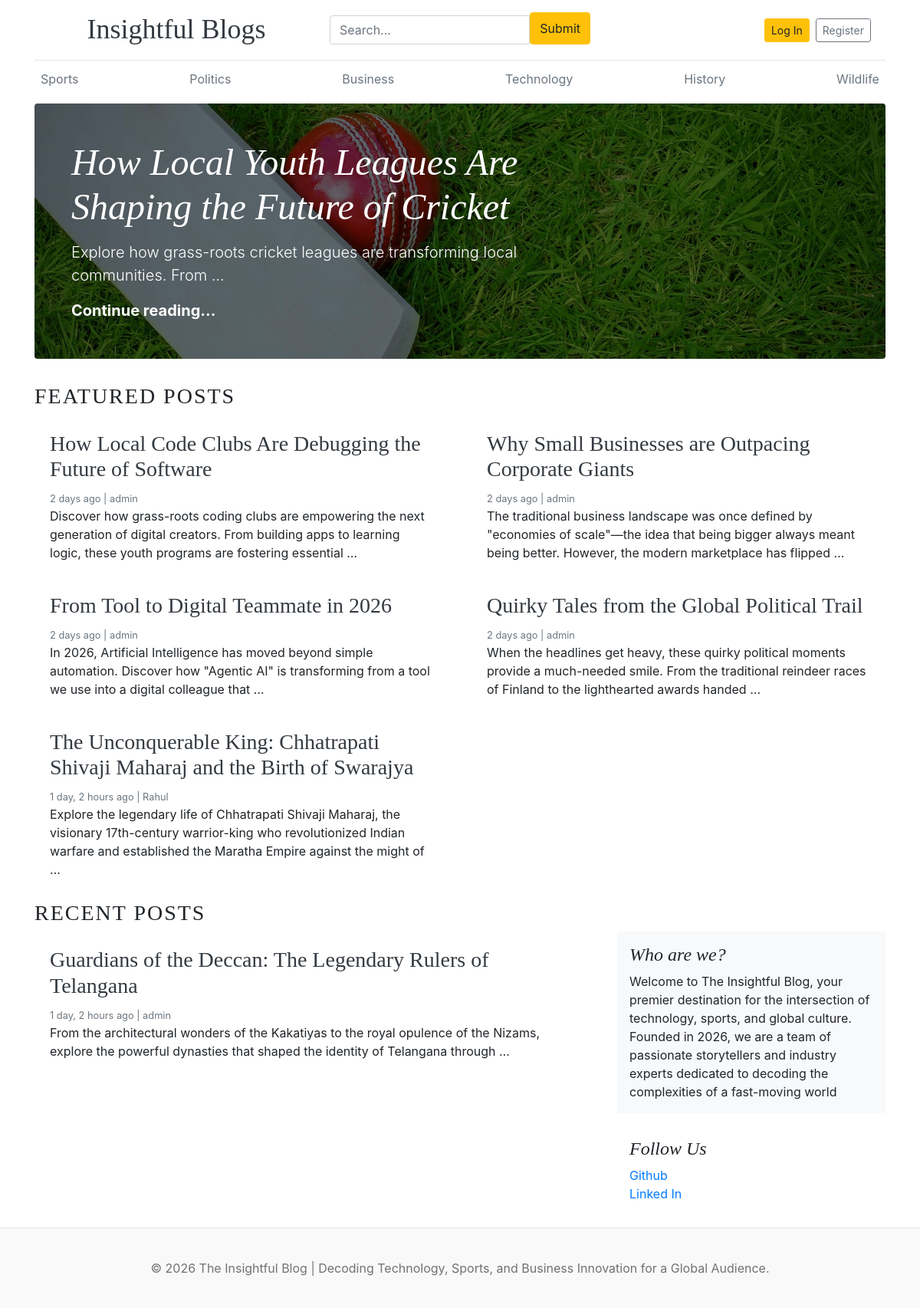
The app's page /, older data.
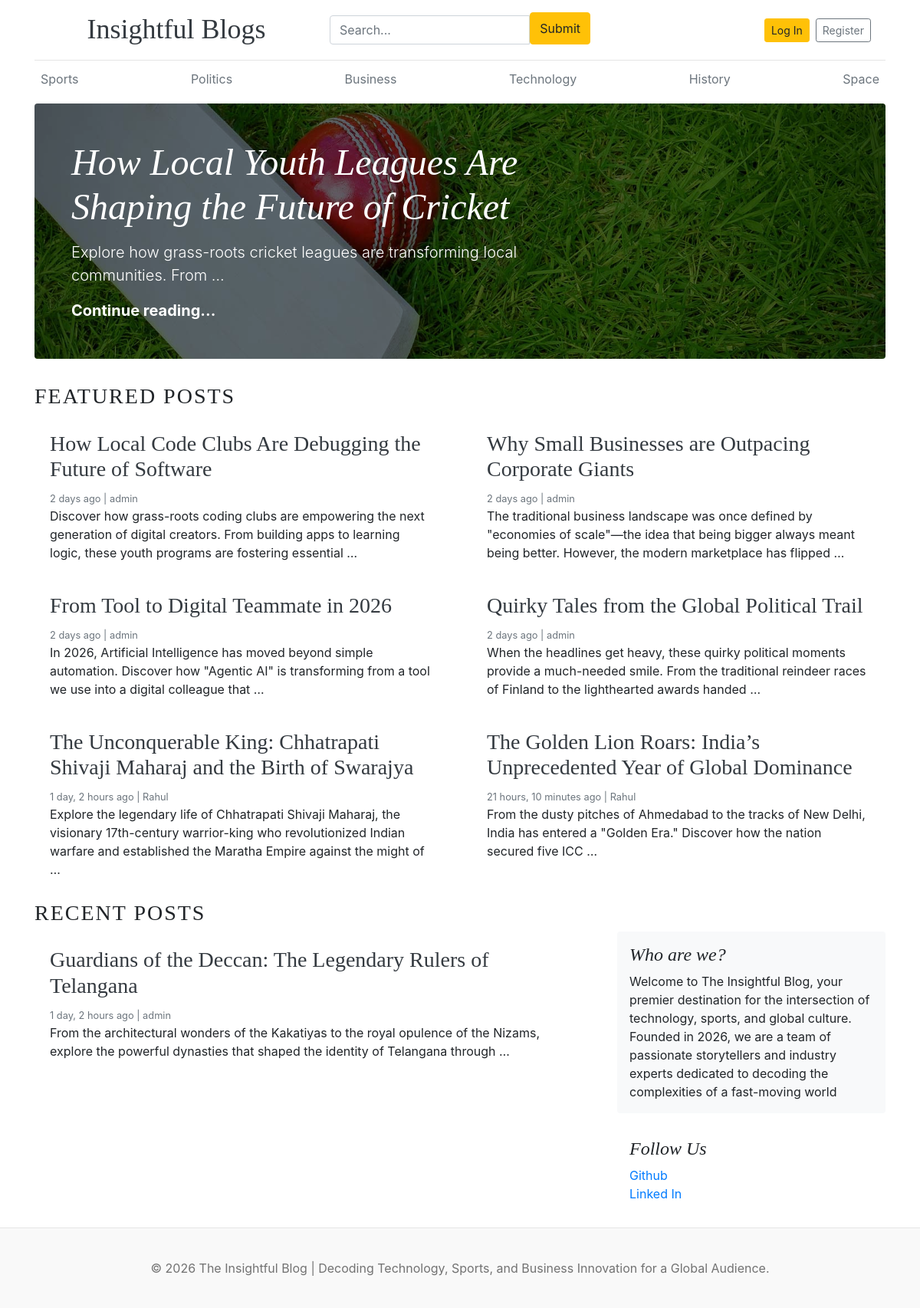
The same page, newer data.
### blogs/models.py (models this page shows, shortened)
class Category(models.Model):
    category_name = models.CharField(max_length=50, unique=True)
    created_at = models.DateTimeField(auto_now_add=True)
    updated_at = models.DateTimeField(auto_now_add=True)
    class Meta:
        verbose_name_plural = "Categories"

class Blog(models.Model):
    title = models.CharField(max_length=100)
    slug = models.SlugField(max_length=150, unique=True, blank=True)
    category = models.ForeignKey(Category, on_delete=models.CASCADE)
    author = models.ForeignKey(User, on_delete=models.CASCADE)
    featured_image = models.ImageField(upload_to="uploads/%Y/%m/%d")
    short_description = models.TextField(max_length=500)
    blog_body = models.TextField(max_length=2000)
    status = models.CharField(max_length=20, choices=STATUS_CHOICES, default="Draft")
    is_featured = models.BooleanField(default=False)
    created_at = models.DateTimeField(auto_now_add=True)
    updated_at = models.DateTimeField(auto_now_add=True)

### features/models.py (models this page shows, shortened)
class SocialLink(models.Model):
    platform = models.CharField(max_length=30)
    link = models.URLField(max_length=150)
    created_at = models.DateTimeField(auto_now_add=True)
    updated_at = models.DateTimeField(auto_now_add=True)

### blog_main/views.py (the view)
# urls.py: 2. Add a URL to urlpatterns:  path('', views.home, name='home')
def home(request):
    categories = Category.objects.all()
    featured_post = Blog.objects.filter(is_featured=True, status="Published")
    posts = Blog.objects.filter(is_featured=False, status="Published")
    try:
        about = About.objects.get()
    except:
        about = None
    context = {
        "categories": categories,
        "featured_post": featured_post,
        "posts": posts,
        "about": about,
    }
    return render(request, "home.html", context)

### blogs/context_processors.py (called while the page is built)
def get_categories(request):
    categories = Category.objects.all()
    return dict(categories=categories)

def get_social_links(request):
    social_links = SocialLink.objects.all()
    return dict(social_links=social_links)

### templates/home.html
{% extends 'base.html' %}
{% block content %}
{% for post in featured_post %}
{% if forloop.first%}
<div class="jumbotron p-3 p-md-5 text-white rounded bg-dark"
  style="background-image: url({{ post.featured_image.url}});background-blend-mode: overlay;background-size:cover;">
  <div class="col-md-8 px-0">
    <h1 class="display-4 font-italic">{{post.title}}</h1>
    <p class="lead my-3">{{post.short_description | truncatewords:10}}</p>
    <p class="lead mb-0"><a href="{% url 'blogs' post.slug %}" class="text-white font-weight-bold">Continue
        reading...</a></p>
  </div>
</div>
{% endif %}
{% endfor %}
<h3 class="text-uppercase text-dark-emphasis" style="letter-spacing: 2px;">Featured Posts</h3>
<div class="row mb-2">
  {% for posts in featured_post %}
  {% if not forloop.first %}
  <div class="col-md-6">
    <div class="card border-0">
      <div class="card-body">
        <h3><a href="{% url 'blogs' posts.slug %}" class="text-dark">{{ posts.title }}</a></h3>
        <small class="mb-1 text-muted">{{ posts.created_at | timesince }} ago | {{ posts.author }}</small>
        <p class="card-text">{{ posts.short_description | truncatewords:25}}</p>
      </div>
    </div>
  </div>
  {% endif %}
  {% endfor %}
</div>
<h3 class="text-uppercase text-dark-emphasis" style="letter-spacing: 2px;">Recent Posts</h3>
<main role="main" class="container p-0">
  <div class="row">
    <div class="col-md-8 blog-main">
      {% for post in posts %}
      <div class="card border-0">
        <div class="card-body">
          <h3><a href="{% url 'blogs' post.slug %}" class="text-dark">{{ post.title }}</a></h3>
          <small class="mb-1 text-muted">{{ post.created_at | timesince }} ago | {{ post.author }}</small>
          <p class="card-text">{{ post.short_description | truncatewords:25 }}</p>
        </div>
      </div>
      {% endfor %}
    </div>
    <aside class="col-md-4 blog-sidebar">
      <div class="p-3 mb-3 bg-light rounded">
        <h4 class="font-italic">{{ about.about_heading }}</h4>
        <p class="mb-0">{{ about.about_description }}</p>
      </div>
      {% if social_links %}
      <div class="p-3">
        <h4 class="font-italic">Follow Us</h4>
        <ol class="list-unstyled">
          {% for i in social_links %}
          <li><a href="{{ i.link }}" target="_blank">{{ i.platform }}</a></li>
          {% endfor %}
        </ol>
      </div>
      {% endif %}
    </aside>
  </div>
</main>
{% endblock %}

### templates/base.html (shortened to what this page needs)
{% load static %}
<!DOCTYPE html>
<html lang="en">
<head>
    <link href="https://getbootstrap.com/docs/4.0/dist/css/bootstrap.min.css" rel="stylesheet">
    <link href="{% static 'css/blog.css' %}" rel="stylesheet">
    <link rel="stylesheet" href="https://cdnjs.cloudflare.com/ajax/libs/font-awesome/4.7.0/css/font-awesome.min.css">
</head>
<body>
    <div class="container">
        <header class="blog-header py-3 container">
            <div class="row gy-3 justify-content-between align-items-center">
                <div class="col-12 col-lg-4 text-center text-lg-start">
                    <a class="blog-header-logo text-dark h4 text-decoration-none fw-bold" href="/">Insightful Blogs</a>
                </div>
                <div class="col-12 col-lg-4">
                    <form action="{% url 'search' %}" method="GET">
                        <div class="input-group mb-1">
                            <input class="form-control mt-1" type="text" name="keyword" value="{{ keyword }}"
                                placeholder="Search..." aria-label="Search" aria-describedby="button-search" />
                            <button class="btn btn-warning" id="button-search" type="submit">Submit</button>
                        </div>
                    </form>
                </div>
                <div class="col-12 col-lg-4 d-flex justify-content-center justify-content-lg-end align-items-center">
                    {% if not user.is_authenticated %}
                    <a class="btn btn-sm btn-warning m-1" href="{% url 'login' %}">Log In</a>
                    <a class="btn btn-sm btn-outline-secondary m-1" href="{% url 'register' %}">Register</a>
                    {% else %}
                    <div class="text-muted small me-3"><a href="{% url 'dashboard' %}">Dashboard</a></div>
                    &ensp;
                    <a href="{% url 'logout' %}"
                        class="btn btn-sm btn-link text-danger text-decoration-none p-0">Logout</a>
                    {% endif %}
                </div>
            </div>
        </header>
        <div class="nav-scroller py-1 mb-2">
            <nav class="nav d-flex justify-content-between">
                {% for cat in categories %}
                <a class="p-2 text-muted" href="{% url 'posts_by_category' cat.id %}">{{cat.category_name}}</a>
                {% endfor %}
            </nav>
        </div>
        {% block content %}
        {% endblock %}
    </div>
    <footer class="blog-footer">
        <p>© 2026 The Insightful Blog | Decoding Technology, Sports, and Business Innovation for a Global Audience.</p>
    </footer>
</body>
</html>

Row changes from the older to the newer data that the page shows:
changed Category: category_name "Wildlife" → "Space"
added Blog: title "The Golden Lion Roars: India’s Unprecedented Year of Global Dominance", created_at "21 hours, 10 minutes", author "Rahul", short_description "From the dusty pitches of Ahmedabad to the tracks of New Delhi, India has entered a \"Golden Era.\" Discover how the nation secured five ICC …", shown under "FEATURED POSTS"
